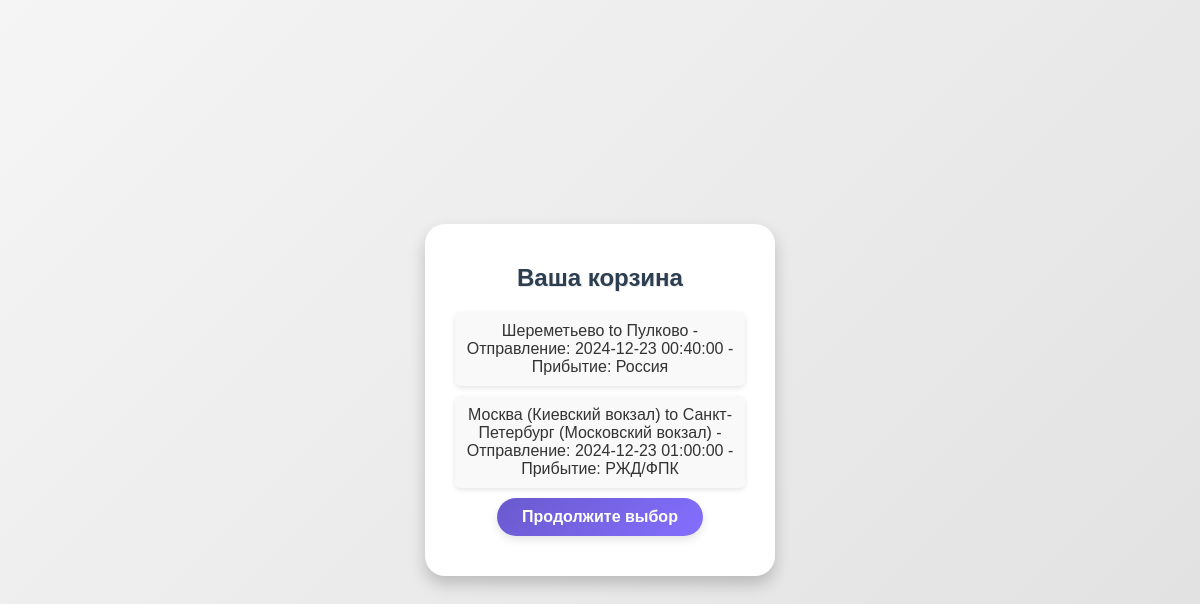
Page /search/cart (signed in) on the committed database.
### src/models.py (models this page shows, shortened)
class TFlight(Base):
    __tablename__ = "t_flights"
    flight_id = Column(Integer, primary_key=True, index=True)
    origin_city_code = Column(String, ForeignKey("t_cities.yandex_code"))
    destination_city_code = Column(String, ForeignKey("t_cities.yandex_code"))
    origin_city_name = Column(String)
    destination_city_name = Column(String)
    departure_time = Column(DateTime)
    arrival_time = Column(DateTime)
    price = Column(Float)
    company = Column(String)

### main.py (the view)
@app.get("/search/cart", response_class=HTMLResponse)
async def cart(request: Request):
    user = session.query(User).filter_by(name=request.session.get("name"), email=request.session.get("email")).first()
    cart_items = session.query(TCart).filter_by(user_id=user.id).all()
    flights = []
    for cart_item in cart_items:
        flight = session.query(TFlight).filter_by(flight_id=cart_item.flight_id).first()
        if flight:
            flights.append(flight)
    return templates.TemplateResponse("cart.html", {
        "request": request,
        "cart": flights
    })

### templates/cart.html (shortened to what this page needs)
<!DOCTYPE html>
<html lang="en">
<head>
    <link rel="stylesheet" href="/static/style/style.css">
</head>
<body>
    <div class="container">
        <h1>Ваша корзина</h1>
        <div id="cart-items">
            {% if cart %}
                <ul>
                    {% for flight in cart %}
                        <li class="cart-item">
                            {% if flight.origin_city_name %}
                                {{ flight.origin_city_name }}
                            {% endif %}
                            to
                            {% if flight.destination_city_name %}
                                {{ flight.destination_city_name }}
                            {% endif %}
                            {% if flight.departure_time %}
                                - Отправление: {{ flight.departure_time }}
                            {% endif %}
                            {% if flight.arrival_time %}
                                - Прибытие: {{ flight.company }}
                            {% endif %}
                        </li>
                    {% endfor %}
                </ul>
            {% else %}
                <p>Разум чист, корзина пуста</p>
            {% endif %}
        </div>
        <div class="actions">
            <a href="/search" class="button">Продолжите выбор</a>
        </div>
    </div>
</body>
</html>

### static/style/style.css (style rules this page uses)
body { margin: 0; padding: 0; display: flex; justify-content: center; align-items: center; height: 100vh; background: linear-gradient(135deg, #f5f5f5, #e0e0e0); font-family: 'Roboto', Arial, sans-serif; }
.container { text-align: center; background-color: #ffffff; padding: 40px 30px; border-radius: 20px; box-shadow: 0 8px 16px rgba(0, 0, 0, 0.2); width: 350px; max-width: 90%; }
h1 { margin: 0; font-size: 26px; color: #2c3e50; font-weight: 700; margin-bottom: 20px; text-shadow: 1px 1px rgba(0, 0, 0, 0.1); }
.actions { display: flex; justify-content: center; gap: 10px; }
.button { padding: 10px 25px; font-size: 16px; font-weight: 600; border: none; border-radius: 30px; cursor: pointer; text-decoration: none; transition: all 0.3s; box-shadow: 0 4px 8px rgba(0, 0, 0, 0.1); color: white; }
.button:nth-child(1) { background: linear-gradient(135deg, #6a5acd, #836fff); }
* { box-sizing: border-box; margin: 0; padding: 0; }
body { font-family: Arial, sans-serif; background-color: #f4f4f4; color: #333; }
h1 { font-size: 24px; }
#cart-items ul { list-style: none; padding: 0; }
.cart-item { background: #f9f9f9; padding: 10px; margin-bottom: 10px; border-radius: 5px; box-shadow: 0 2px 5px rgba(0, 0, 0, 0.1); }

### rows in the picture
TFlight: origin_city_name "Шереметьево", destination_city_name "Пулково", departure_time "2024-12-23 00:40:00", company "Россия"
TFlight: origin_city_name "Москва (Киевский вокзал)", destination_city_name "Санкт-Петербург (Московский вокзал)", departure_time "2024-12-23 01:00:00", company "РЖД/ФПК"
